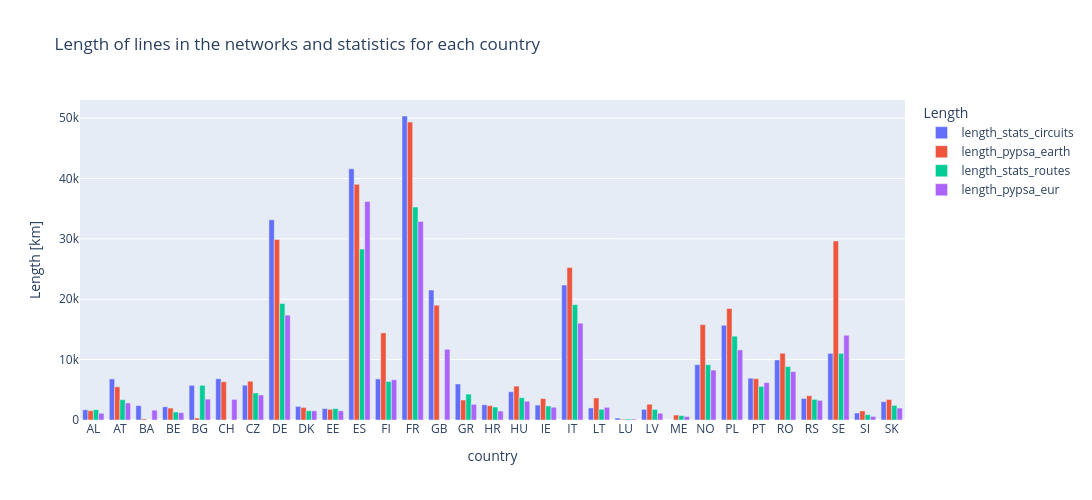

The code cell stored with this chart in its notebook:
### Code cell
# Bar chart of the length of the lines in the networks and the statistics for each country on the x-axis
# All four length columns on the y-axis
# Using plotly

fig = px.bar(df_lines_length, x = df_lines_length.index, y = ["length_stats_circuits", "length_pypsa_earth", "length_stats_routes", "length_pypsa_eur"],
                title = "Length of lines in the networks and statistics for each country",
                labels = {"value": "Length [km]", "variable": "Length"},
                barmode = "group")

# make both subplots square 
fig.update_layout(width = 2000, height = 500)

fig.write_html("output/barchart_compare_lengths.html")
fig.show()

### Figure 1 — Plotly figure (JSON) as saved in the notebook; plotly's stock layout.template omitted (floating-point values rounded to 4 significant figures)
{"data": [{"alignmentgroup": "True", "hovertemplate": "Length=length_stats_circuits<br>country=%{x}<br>Length [km]=%{y}<extra></extra>", "legendgroup": "length_stats_circuits", "marker": {"color": "#636efa", "pattern": {"shape": ""}}, "name": "length_stats_circuits", "offsetgroup": "length_stats_circuits", "orientation": "v", "showlegend": true, "textposition": "auto", "type": "bar", "x": ["AL", "AT", "BA", "BE", "BG", "CH", "CZ", "DE", "DK", "EE", "ES", "FI", "FR", "GB", "GR", "HR", "HU", "IE", "IT", "LT", "LU", "LV", "ME", "NO", "PL", "PT", "RO", "RS", "SE", "SI", "SK"], "xaxis": "x", "y": [1696.0, 6801, 2386.0, 2185.0, 5742, 6835, 5764, 33150.0, 2249.0, 1886, 41600.0, 6803, 50350.0, 21520, 5964.0, 2517.0, 4683, 2470.0, 22341, 1999, 314, 1764.0, 0, 9163.0, 15694, 6923.0, 9947.0, 3565.0, 11035, 1156.0, 3045.0], "yaxis": "y"}, {"alignmentgroup": "True", "hovertemplate": "Length=length_pypsa_earth<br>country=%{x}<br>Length [km]=%{y}<extra></extra>", "legendgroup": "length_pypsa_earth", "marker": {"color": "#EF553B", "pattern": {"shape": ""}}, "name": "length_pypsa_earth", "offsetgroup": "length_pypsa_earth", "orientation": "v", "showlegend": true, "textposition": "auto", "type": "bar", "x": ["AL", "AT", "BA", "BE", "BG", "CH", "CZ", "DE", "DK", "EE", "ES", "FI", "FR", "GB", "GR", "HR", "HU", "IE", "IT", "LT", "LU", "LV", "ME", "NO", "PL", "PT", "RO", "RS", "SE", "SI", "SK"], "xaxis": "x", "y": [1542.0, 5493.0, 180.2, 1973.0, 325.5, 6338.0, 6418.0, 29910.0, 2077.0, 1759.0, 39040.0, 14430.0, 49340.0, 19010.0, 3309.0, 2368.0, 5604.0, 3554.0, 25260.0, 3653.0, 125.4, 2608.0, 820.9, 15800.0, 18470.0, 6845.0, 11060.0, 4020.0, 29650.0, 1505.0, 3395.0], "yaxis": "y"}, {"alignmentgroup": "True", "hovertemplate": "Length=length_stats_routes<br>country=%{x}<br>Length [km]=%{y}<extra></extra>", "legendgroup": "length_stats_routes", "marker": {"color": "#00cc96", "pattern": {"shape": ""}}, "name": "length_stats_routes", "offsetgroup": "length_stats_routes", "orientation": "v", "showlegend": true, "textposition": "auto", "type": "bar", "x": ["AL", "AT", "BA", "BE", "BG", "CH", "CZ", "DE", "DK", "EE", "ES", "FI", "FR", "GB", "GR", "HR", "HU", "IE", "IT", "LT", "LU", "LV", "ME", "NO", "PL", "PT", "RO", "RS", "SE", "SI", "SK"], "xaxis": "x", "y": [1696.0, 3358, 0, 1320.0, 5742, 0, 4474, 19290.0, 1542.0, 1886, 28300.0, 6377, 35265, 0, 4282.0, 2150.0, 3689, 2324.0, 19105, 1781.0, 165, 1754.0, 728, 9150.0, 13886, 5566.0, 8864.0, 3418.0, 11035, 875.9, 2413.0], "yaxis": "y"}, {"alignmentgroup": "True", "hovertemplate": "Length=length_pypsa_eur<br>country=%{x}<br>Length [km]=%{y}<extra></extra>", "legendgroup": "length_pypsa_eur", "marker": {"color": "#ab63fa", "pattern": {"shape": ""}}, "name": "length_pypsa_eur", "offsetgroup": "length_pypsa_eur", "orientation": "v", "showlegend": true, "textposition": "auto", "type": "bar", "x": ["AL", "AT", "BA", "BE", "BG", "CH", "CZ", "DE", "DK", "EE", "ES", "FI", "FR", "GB", "GR", "HR", "HU", "IE", "IT", "LT", "LU", "LV", "ME", "NO", "PL", "PT", "RO", "RS", "SE", "SI", "SK"], "xaxis": "x", "y": [1115.0, 2823.0, 1628.0, 1206.0, 3450.0, 3409.0, 4147.0, 17360.0, 1517.0, 1518.0, 36180.0, 6670.0, 32880.0, 11710.0, 2591.0, 1473.0, 3103.0, 2108.0, 16040.0, 2091.0, 153.2, 1121.0, 576.8, 8266.0, 11610.0, 6188.0, 8011.0, 3254.0, 14030.0, 585.1, 1981.0], "yaxis": "y"}], "layout": {"barmode": "group", "height": 500, "legend": {"title": {"text": "Length"}, "tracegroupgap": 0}, "title": {"text": "Length of lines in the networks and statistics for each country"}, "width": 2000, "xaxis": {"anchor": "y", "domain": [0, 1], "title": {"text": "country"}}, "yaxis": {"anchor": "x", "domain": [0, 1], "title": {"text": "Length [km]"}}}}
